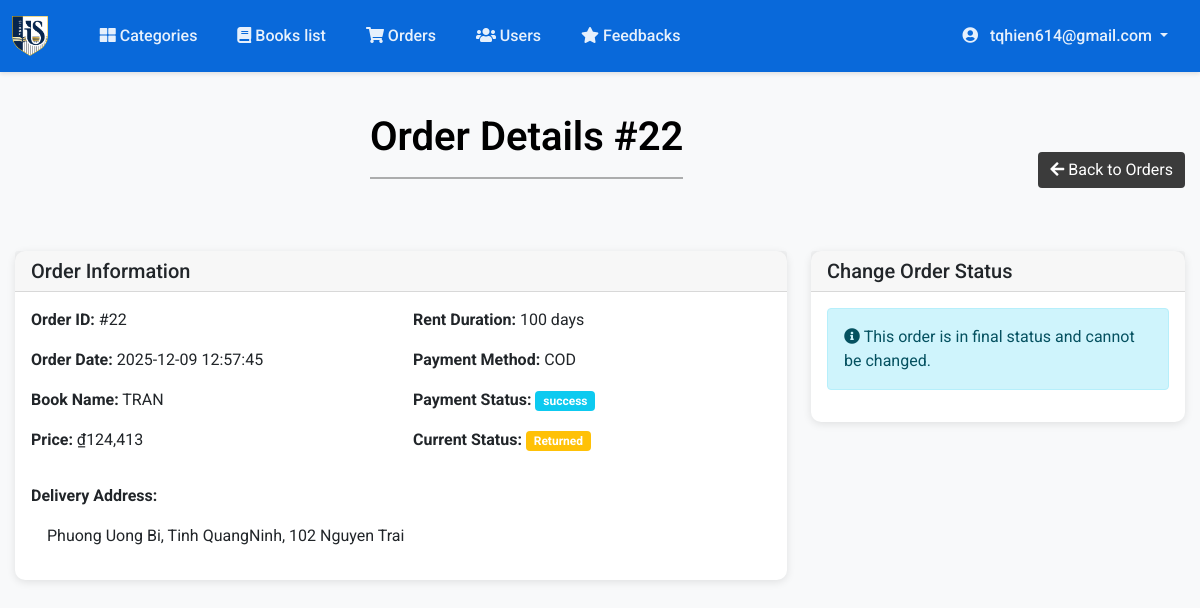
The page /Admin/orderDetails.php?id=22 (signed in) on the database its author committed.
### tables this page shows
CREATE TABLE IF NOT EXISTS `orders` (
  `id` int NOT NULL AUTO_INCREMENT,
  `user_id` int NOT NULL,
  `address` varchar(100) NOT NULL,
  `address2` varchar(100) DEFAULT NULL,
  `pin` int NOT NULL,
  `payment_method` varchar(20) DEFAULT NULL,
  `total` int NOT NULL,
  `payment_status` varchar(20) NOT NULL,
  `order_status` int NOT NULL,
  `date` datetime NOT NULL,
  `duration` int NOT NULL,
  PRIMARY KEY (`id`)
);

CREATE TABLE IF NOT EXISTS `books` (
  `id` int NOT NULL AUTO_INCREMENT,
  `category_id` int NOT NULL,
  `ISBN` varchar(20) NOT NULL,
  `name` varchar(255) NOT NULL,
  `img` varchar(255) NOT NULL,
  `author` varchar(75) NOT NULL,
  `vnd` int NOT NULL,
  `security` int NOT NULL,
  `rent` int NOT NULL,
  `qty` int NOT NULL,
  `best_seller` int DEFAULT NULL,
  `short_desc` varchar(2000) NOT NULL,
  `description` text NOT NULL,
  `status` tinyint NOT NULL DEFAULT '1',
  `price` int GENERATED ALWAYS AS ((coalesce(`security`,0) + coalesce(`rent`,0))) VIRTUAL,
  PRIMARY KEY (`id`,`ISBN`)
);

CREATE TABLE IF NOT EXISTS `order_status` (
  `id` int NOT NULL AUTO_INCREMENT,
  `status_name` varchar(15) NOT NULL,
  PRIMARY KEY (`id`),
  UNIQUE KEY `order_status_name_uindex` (`status_name`)
);

### Admin/orderDetails.php (the view, shortened to what this page needs)
<?php
require_once(__DIR__ . '/../config/connection.php');
$orderId = (int)$_GET['id'];
$orderSql = "SELECT orders.*, name, status_name FROM orders
             JOIN order_detail ON orders.id=order_detail.order_id
             JOIN books ON order_detail.book_id=books.id
             JOIN order_status ON orders.order_status=order_status.id
             WHERE orders.id=$orderId";
$orderResult = mysqli_query($con, $orderSql);
$order = mysqli_fetch_assoc($orderResult);
$canChange = !in_array($order['status_name'], ['Returned', 'Cancelled', 'Delivered']);
require('topNav.php');
?>
<div class="container mt-5">
    <div class="d-flex justify-content-between align-items-center mb-4">
        <div class="d-flex justify-content-center flex-grow-1">
            <h1>Order Details #<?php echo $order['id'] ?>
                <hr>
            </h1>
        </div>
        <a href="orders.php" class="btn btn-secondary">
            <i class="fas fa-arrow-left"></i> Back to Orders
        </a>
    </div>
    <div class="row">
        <div class="col-md-8">
            <div class="card mb-4">
                <div class="card-header">
                    <h5 class="mb-0">Order Information</h5>
                </div>
                <div class="card-body">
                    <div class="row">
                        <div class="col-md-6">
                            <p><strong>Order ID:</strong> #<?php echo $order['id'] ?></p>
                            <p><strong>Order Date:</strong> <?php echo $order['date'] ?></p>
                            <p><strong>Book Name:</strong> <?php echo htmlspecialchars($order['name']) ?></p>
                            <p><strong>Price:</strong> ₫<?php echo number_format($order['total']) ?></p>
                        </div>
                        <div class="col-md-6">
                            <p><strong>Rent Duration:</strong> <?php echo $order['duration'] ?> days</p>
                            <p><strong>Payment Method:</strong> <?php echo htmlspecialchars($order['payment_method']) ?></p>
                            <p><strong>Payment Status:</strong>
                                <span class="badge bg-info"><?php echo htmlspecialchars($order['payment_status']) ?></span>
                            </p>
                            <p><strong>Current Status:</strong>
                                <?php
                                $statusClass = [
                                    'Pending' => 'secondary',
                                    'Processing' => 'primary',
                                    'Shipped' => 'info',
                                    'Delivered' => 'success',
                                    'Cancelled' => 'danger',
                                    'Returned' => 'warning'
                                ];
                                $class = $statusClass[$order['status_name']] ?? 'secondary';
                                ?>
                                <span class="badge bg-<?php echo $class ?>"><?php echo htmlspecialchars($order['status_name']) ?></span>
                            </p>
                        </div>
                    </div>
                    <div class="mt-3">
                        <p><strong>Delivery Address:</strong></p>
                        <p class="ms-3"><?php echo htmlspecialchars($order['address']) ?><?php echo $order['address2'] ? ', ' . htmlspecialchars($order['address2']) : '' ?></p>
                    </div>
                </div>
            </div>
        </div>
        <div class="col-md-4">
            <div class="card">
                <div class="card-header">
                    <h5 class="mb-0">Change Order Status</h5>
                </div>
                <div class="card-body">
                    <?php if ($canChange): ?>
                    <form method="post">
                        <div class="mb-3">
                            <label for="status_id" class="form-label">New Status:</label>
                            <select class="form-select" id="status_id" name="status_id" required>
                                <option value="">Select New Status</option>
                                <?php
                                $statusSql = mysqli_query($con, "SELECT * FROM order_status ORDER BY status_name");
                                while ($statusRow = mysqli_fetch_assoc($statusSql)):
                                    if ($statusRow['id'] != $order['order_status']):
                                ?>
                                <option value="<?php echo $statusRow['id'] ?>"><?php echo htmlspecialchars($statusRow['status_name']) ?></option>
                                <?php
                                    endif;
                                endwhile;
                                ?>
                            </select>
                        </div>
                        <div class="d-grid">
                            <button type="submit" class="btn btn-primary">Update Status</button>
                        </div>
                    </form>
                    <?php else: ?>
                    <div class="alert alert-info">
                        <i class="fas fa-info-circle"></i>
                        This order is in final status and cannot be changed.
                    </div>
                    <?php endif; ?>
                </div>
            </div>
        </div>
    </div>
</div>
</body>
</html>

### Admin/css/admin.css (style rules this page uses)
:root { --primary-color: rgb(9, 105, 218); --primary-hover: rgb(8, 97, 199); --secondary-color: rgb(59, 59, 59); --secondary-hover: #404040; --danger-color: #f00b52; --danger-hover: #b20909; --bg-light: #f8f9fa; --bg-white: #ffffff; --bg-hover: #f8f9fa; --text-dark: #000000; --text-light: #ffffff; --text-muted: rgba(255,255,255,0.9); --shadow-light: 0 2px 4px rgba(0,0,0,0.1); --shadow-medium: 0 2px 8px rgba(0,0,0,0.1); --shadow-heavy: 2px 2px 30px rgba(0, 0, 0, 0.2); --radius-small: 6px; --radius-medium: 8px; --radius-large: 10px; --navbar-padding-top: 50px; --container-padding: 20px; --transition-fast: 0.2s ease; --transition-normal: 0.3s ease; }
body { background-color: var(--bg-light); font-family: 'Roboto', sans-serif; overflow-x: hidden; padding-top: var(--navbar-padding-top); }
.container { padding: var(--container-padding); max-width: 100%; overflow-x: hidden; }
.card { border: none; border-radius: var(--radius-large); box-shadow: var(--shadow-medium); transition: var(--transition-normal); }
.btn-secondary { background-color: var(--secondary-color); border: none; color: var(--text-light); }
.container h1 { color: var(--text-dark); font-weight: 600; margin-bottom: 2rem; }
.container h1 hr { border-top: 2px solid var(--text-dark); opacity: 0.3; }
@media (max-width: 1200px) { .container { padding: 15px; } }

### rows shown on the page
orders: id "22", date "2025-12-09 12:57:45", books.name "TRAN", total "124,413", duration "100", payment_method "COD", payment_status "success", order_status.status_name "Returned", address "Phuong Uong Bi, Tinh QuangNinh", address2 "102 Nguyen Trai"

### other values the page prints
$_SESSION['ADMIN_email'] "tqhien614@gmail.com"
